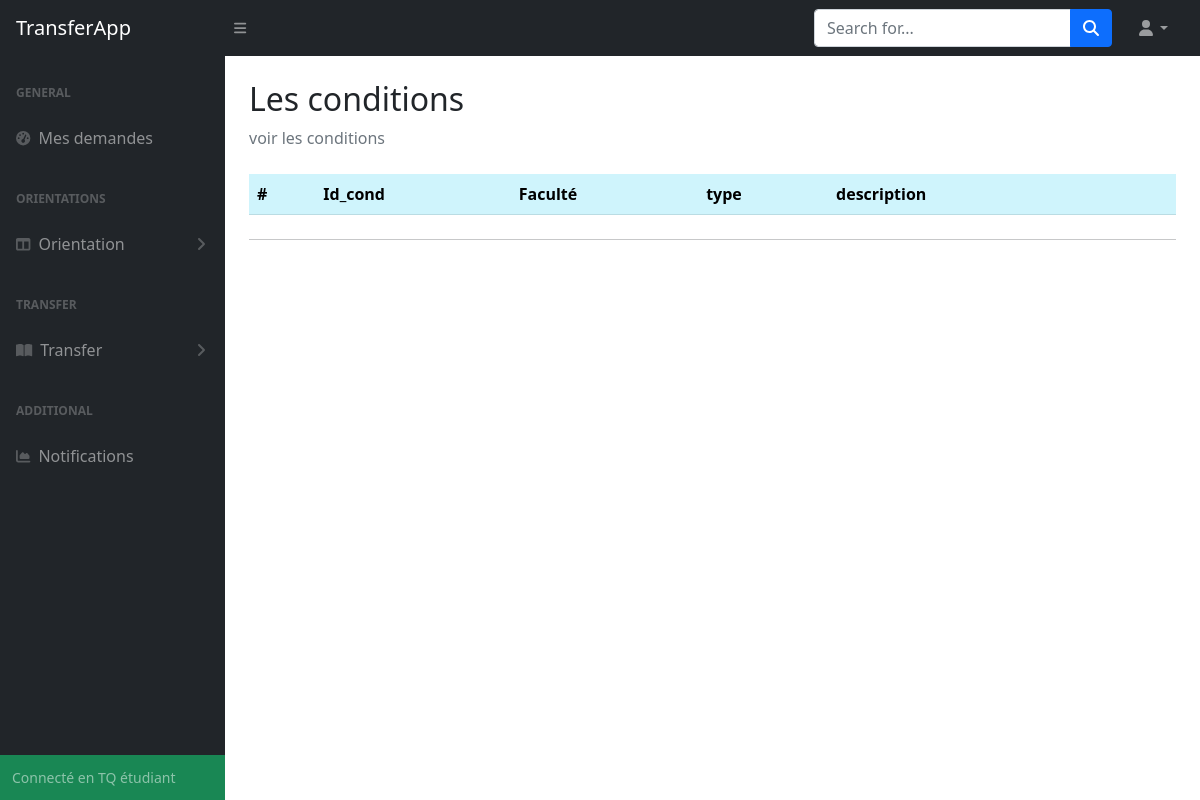
Page /etudiant/conditions/orientation (signed in) on the earlier database version.
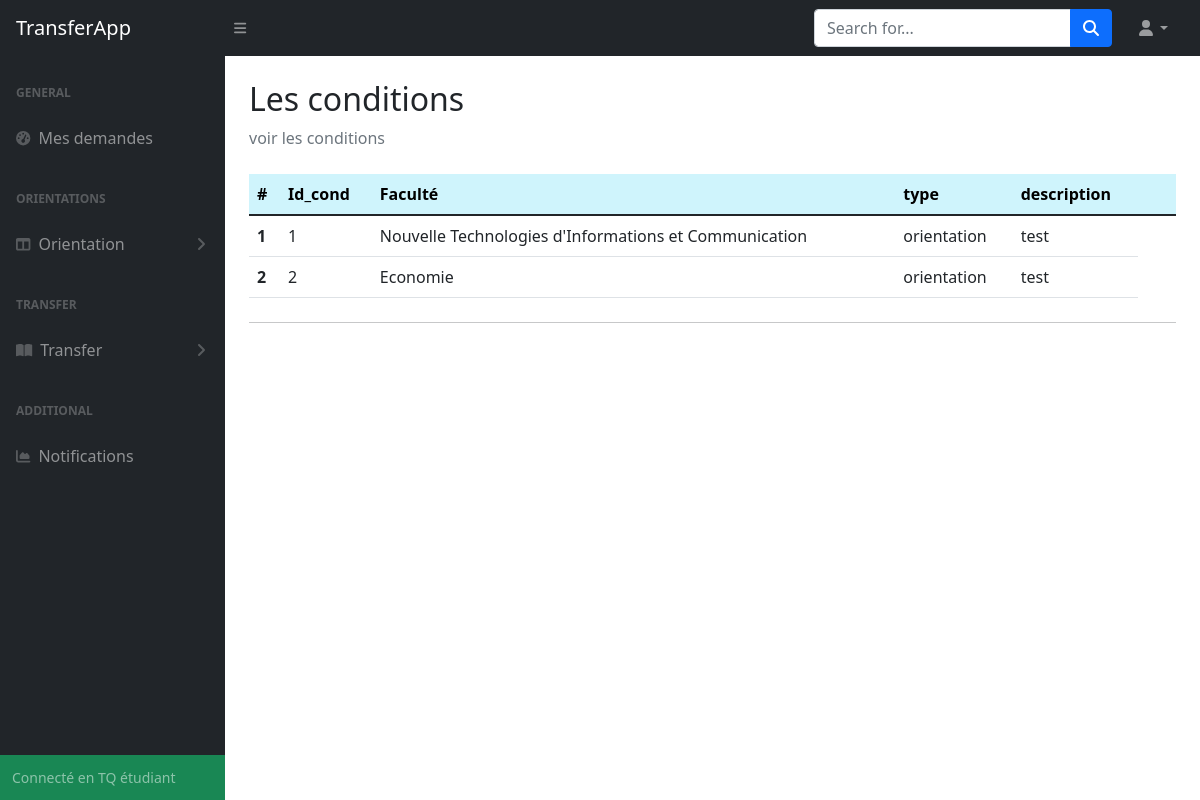
Same page on the later database version.
### tables this page shows
CREATE TABLE "faculte" (
	"id"	INTEGER NOT NULL,
	"name"	TEXT NOT NULL,
	PRIMARY KEY("id" AUTOINCREMENT)
);

CREATE TABLE "condition" (
	"id"	INTEGER NOT NULL,
	"id_fac"	INTEGER NOT NULL,
	"cond"	TEXT NOT NULL,
	"type"	TEXT NOT NULL,
	PRIMARY KEY("id","id_fac"),
	FOREIGN KEY("id_fac") REFERENCES faculte(id)
);

### App.py (the view)
@app.route('/etudiant/conditions/<type>')
def conditionInStudentDashBoard(type):
    if session.get("email") != None:
        conditions = db.getAllConditionsOfFacults(type)
        return render_template('etudiant/conditions.html', conditions = conditions)
    return redirect(url_for('login'))

### database_api.py (called while the page is built)
def getAllConditionsOfFacults(type):
    try:
        cursor.execute("select * from condition where type=:type",{'type':type})
    except Error as e:
        print(e)
        return None
    else:
        conditions =[]
        res = cursor.fetchall()
        for cond in res:
            c = {
                'id':cond[0],
                'id_fac':cond[1],
                'cond':cond[2],
                'type':cond[3]
            }
            ListOfFaculties = getFaculties()
            for item in ListOfFaculties:
                if item[0] == c['id_fac']: c['id_fac'] = item[1]
            conditions.append(c)
        return conditions

def getFaculties():
    try:
        cursor.execute("select * from faculte")
    except Error as e:
        print(e)
        return None
    else:
        res = cursor.fetchall()
        return res

### templates/etudiant/conditions.html (shortened to what this page needs)
{% extends "etudiant/base.html" %}
{% block content %}
<main>
    <div class="container-fluid px-4">
        <h2 class="mt-4">Les conditions</h2>
        <ol class="breadcrumb mb-4">
            <li class="breadcrumb-item active">voir les conditions</li>
        </ol>
        <div class="tab-content" id="pills-tabContent">
            <div class="tab-pane fade show active" id="pills-home" role="tabpanel" aria-labelledby="pills-home-tab">
              <table class="table">
                <thead>
                  <tr>
                    <th scope="col" class="table-info">#</th>
                    <th scope="col" class="table-info">Id_cond</th>
                    <th scope="col" class="table-info">Faculté</th>
                    <th scope="col" class="table-info">type</th>
                    <th scope="col" class="table-info">description</th>
                    <th scope="col" class="table-info"></th>
                    <th scope="col" class="table-info"></th>
                  </tr>
                </thead>
                <tbody>
                  {% for item in conditions %}
                  <tr>
                    <th scope="row">{{conditions.index(item) + 1}}</th>
                    <td>{{item['id']}}</td>
                    <td>{{item['id_fac']}}</td>
                    <td>{{item['type']}}</td>
                    <td>{{item['cond']}}</td>
                  </tr>
                  {% endfor %}
                </tbody>
              </table>
            </div>
        <hr class="my-4">
    </div>
</main>
{% endblock content %}

### templates/etudiant/base.html (shortened to what this page needs)
<!DOCTYPE html>
<html>
<head>
    <link href="https://cdn.jsdelivr.net/npm/bootstrap@5.1.3/dist/css/bootstrap.min.css" rel="stylesheet">
    <link href="{{url_for('static',filename='styles.css')}}" rel="stylesheet"></link>
</head>
<body class="sb-nav-fixed">
    {% block navbar %}
    <nav class="sb-topnav navbar navbar-expand navbar-dark bg-dark">
        <a class="navbar-brand ps-3" href="#">TransferApp</a>
        <button class="btn btn-link btn-sm order-1 order-lg-0 me-4 me-lg-0" id="sidebarToggle" href="#!"><i class="fas fa-bars"></i></button>
        <form class="d-none d-md-inline-block form-inline ms-auto me-0 me-md-3 my-2 my-md-0">
            <div class="input-group">
                <input class="form-control" type="text" placeholder="Search for..." aria-label="Search for..." aria-describedby="btnNavbarSearch" />
                <button class="btn btn-primary" id="btnNavbarSearch" type="button"><i class="fas fa-search"></i></button>
            </div>
        </form>
        <ul class="navbar-nav ms-auto ms-md-0 me-3 me-lg-4">
            <li class="nav-item dropdown">
                <a class="nav-link dropdown-toggle" id="navbarDropdown" href="#" role="button" data-bs-toggle="dropdown" aria-expanded="false"><i class="fas fa-user fa-fw"></i></a>
            </li>
        </ul>
    </nav>
    {% endblock navbar%}
    {% block sidebar %}
    <div id="layoutSidenav">
        <div id="layoutSidenav_nav">
            <nav class="sb-sidenav accordion sb-sidenav-dark" id="sidenavAccordion">
                <div class="sb-sidenav-menu">
                    <div class="nav">
                        <div class="sb-sidenav-menu-heading">General</div>
                        <a class="nav-link {% if request.path == '/admin' %} active {% endif %}" href="{{url_for('Student_index')}}">
                            <div class="sb-nav-link-icon"><i class="fas fa-tachometer-alt"></i></div>
                            Mes demandes
                        </a>
                        <div class="sb-sidenav-menu-heading">Orientations</div>
                        <a class="nav-link collapsed " href="#" data-bs-toggle="collapse" data-bs-target="#collapseLayouts" aria-expanded="false" aria-controls="collapseLayouts">
                            <div class="sb-nav-link-icon"><i class="fas fa-columns"></i></div>
                            Orientation
                            <div class="sb-sidenav-collapse-arrow"><i class="fas fa-angle-down"></i></div>
                        </a>
                        <div class="sb-sidenav-menu-heading">Transfer</div>
                        <a class="nav-link collapsed" href="#" data-bs-toggle="collapse" data-bs-target="#collapsePages" aria-expanded="false" aria-controls="collapsePages">
                            <div class="sb-nav-link-icon"><i class="fas fa-book-open"></i></div>
                            Transfer
                            <div class="sb-sidenav-collapse-arrow"><i class="fas fa-angle-down"></i></div>
                        </a>
                        <div class="sb-sidenav-menu-heading">Additional</div>
                        <a class="nav-link" href="#">
                            <div class="sb-nav-link-icon"><i class="fas fa-chart-area"></i></div>
                            Notifications
                        </a>
                    </div>
                </div>
                <div class="sb-sidenav-footer bg-success">
                    <div class="small">Connecté en TQ étudiant</div>
                </div>
            </nav>
        </div>
        <div id="layoutSidenav_content">
            {% block content %}{% endblock content %}
        </div>
    </div>
    {% endblock sidebar %}
</body>
</html>

Differences in the rows shown:
now on this page (row unchanged): faculte: id_fac "Nouvelle Technologies d'Informations et Communication"
now on this page (row edited): condition: type "orientation", cond "test"
now on this page (row unchanged): faculte: id_fac "Economie"
now on this page (row edited): condition: type "orientation", cond "test"
Other differences:
new list line: "1 1"
new list line: "2 2"
